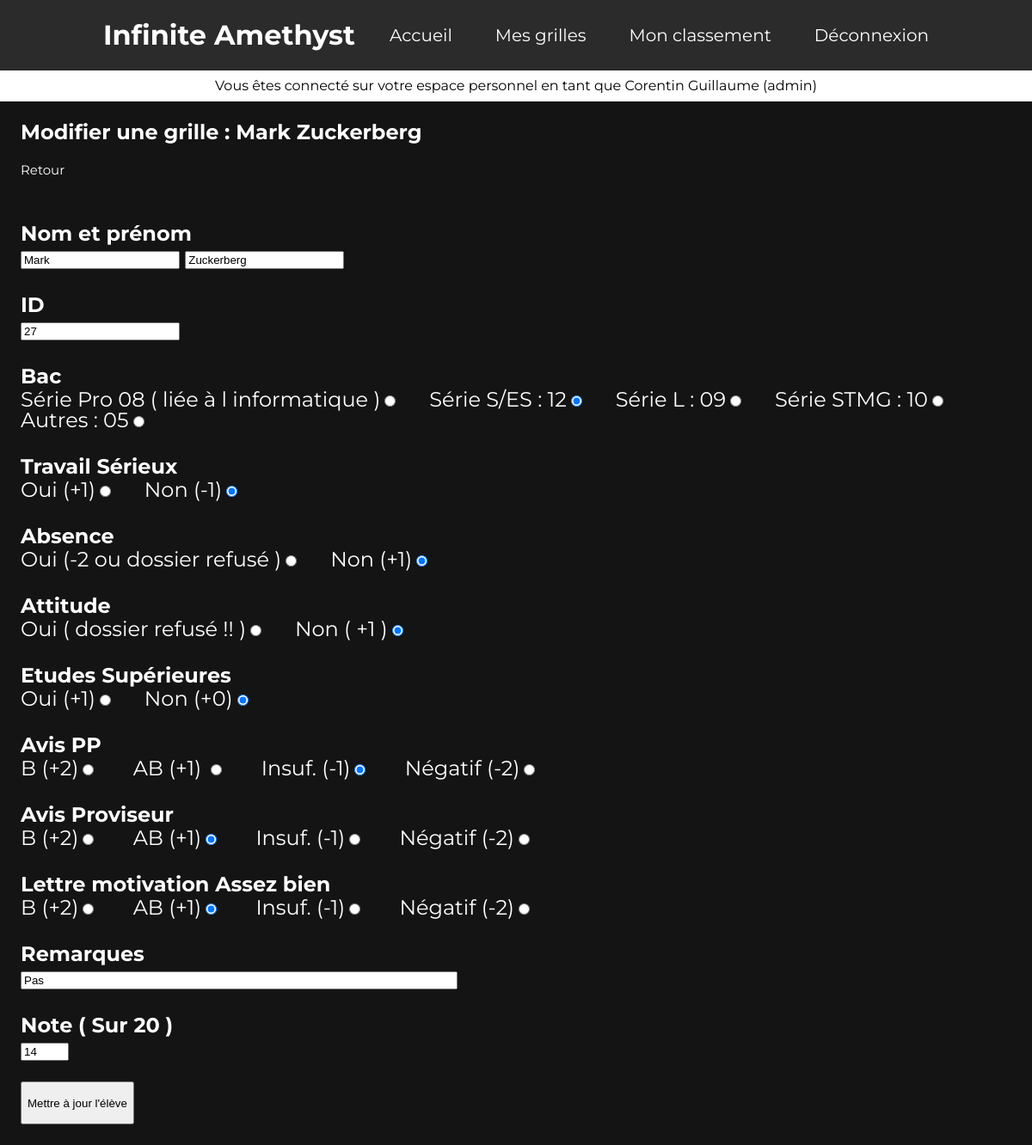
The app's page /modify-eleve?id=27 (signed in) with its own data.
### tables this page shows
CREATE TABLE `eleve` (
  `id` int NOT NULL COMMENT 'User ID',
  `nom` varchar(16) NOT NULL,
  `prenom` varchar(16) NOT NULL,
  `bac` varchar(26) NOT NULL COMMENT '0: bac pro\r\n1: s\r\n2: L\r\n3:STMG\r\n4: Autre',
  `travail` varchar(16) NOT NULL COMMENT 'true for yes, false for no',
  `absences` varchar(16) NOT NULL,
  `attitude` varchar(16) NOT NULL,
  `etudes` varchar(16) NOT NULL,
  `avis_pp` varchar(16) NOT NULL COMMENT '0: B\r\n1 : AB\r\n2: Insuf\r\n3: Negatif',
  `avis_prov` varchar(16) NOT NULL COMMENT '0: B\r\n1 : AB\r\n2: Insuf\r\n3: Negatif',
  `lettre` varchar(16) NOT NULL COMMENT '0: B\r\n1 : AB\r\n2: Insuf\r\n3: Negatif',
  `remarques` varchar(255) DEFAULT NULL,
  `note` int NOT NULL
);

### modify-eleve.php (the view, shortened to what this page needs)
<!DOCTYPE html>
<html lang="fr">
<head>
    <link rel="stylesheet" href="./css/reset.css">
    <link rel="stylesheet" href="./css/newGrille.css">
</head>
<body>
    <?php
    require_once('./connection.php');
    include('./homepages/prof/header.php');
    if (isset($_GET['id'])) {
        $id = $_GET['id'];
        $sql = "SELECT * FROM eleve WHERE id=:id";
        $res = $conn->prepare($sql);
        $res->execute(array(':id' => $id));
        $data = $res->fetchAll(PDO::FETCH_ASSOC);
        if ($data) {
            foreach ($data as $v) {
                $nom = $v["nom"];
                $prenom = $v["prenom"];
                $travail = $v["travail"];
                $bac = $v["bac"];
                $absences = $v["absences"];
                $attitude = $v["attitude"];
                $etudes = $v["etudes"];
                $avis_pp = $v["avis_pp"];
                $avis_prov = $v["avis_prov"];
                $lettre = $v["lettre"];
                $remarques = $v["remarques"];
                $note = $v["note"];
                $id = $v['id'];
                $complete_name = $v["prenom"] . " " . $v["nom"];
            }
        } else {
            header('location: ./make?action=see-accounts');
        }
    } else {
        header('location: ./make?action=see-table');
    }
    ?>
    <div class="menu">
        <b>Modifier une grille :
            <?php echo $complete_name ?>
        </b>
        <a href="../make?action=see-table">Retour</a>
        <form action="./submit-eleve" method="POST">
            <div class="container">
                <div class="title">
                    <p>Nom et prénom</p>
                    <input type="text" <?php echo "value={$prenom}"; ?> placeholder="Prénom" name="surname">
                    <input type="text" <?php echo "value={$nom}"; ?> placeholder="Nom" name="name">
                </div>
                <div class="title">
                    <p>ID</p>
                    <input type="text" placeholder="ID" name="id" <?php echo "value={$id}"; ?> readonly>
                </div>
                <div class="title">
                    <p>Bac</p>
                    <?php
                    if ($bac == 'Bac Pro') {
                        echo '<span>Série Pro 08 ( liée à l informatique )<input type="radio" value="Bac Pro" name="serieBac" id="" checked></span>';
                    } else {
                        echo '<span>Série Pro 08 ( liée à l informatique )<input type="radio" value="Bac Pro" name="serieBac" id=""></span>';
                    }
                    if ($bac == 'Bac S/ES') {
                        echo '<span>Série S/ES : 12<input type="radio" value="Bac S/ES" name="serieBac" id="" checked ></span>';
                    } else {
                        echo '<span>Série S/ES : 12<input type="radio" value="Bac S/ES" name="serieBac" id="" ></span>';
                    }
                    if ($bac == 'Bac L') {
                        echo '<span>Série L : 09<input type="radio" value="Bac L" name="serieBac" id=""></span> checked';
                    } else {
                        echo '<span>Série L : 09<input type="radio" value="Bac L" name="serieBac" id=""></span>';
                    }
                    if ($bac == 'Bac STMG') {
                        echo '<span>Série STMG : 10<input type="radio" value="Bac STMG" name="serieBac" id="" checked></span>';
                    } else {
                        echo '<span>Série STMG : 10<input type="radio" value="Bac STMG" name="serieBac" id=""></span>';
                    }
                    if ($bac == 'Autre') {
                        echo '<span>Autres : 05<input type="radio" value="Autre" name="serieBac" id="" checked></span>';
                    } else {
                        echo '<span>Autres : 05<input type="radio" value="Autre" name="serieBac" id=""></span>';
                    }
                    ?>
                </div>
                <div class="title">
                    <p>Travail Sérieux</p>
                    <?php
                    if ($travail == 'Oui') {
                        echo '<span>Oui (+1)<input value="Oui" type="radio" name="travail" id="" checked ></span>';
                        echo '<span>Non (-1)<input value="Non" type="radio" name="travail"></span>';
                    } else {
                        echo '<span>Oui (+1)<input value="Oui" type="radio" name="travail" id=""  ></span>';
                        echo '<span>Non (-1)<input value="Non" type="radio" name="travail" checked></span>';
                    }
                    ?>
                </div>
                <div class="title">
                    <p>Absence</p>
                    <?php
                    if ($absences == 'Oui') {
                        echo '<span>Oui (-2 ou dossier refusé )<input type="radio" value="Oui" name="absence" checked id=""></span>';
                        echo '<span>Non (+1)<input type="radio" name="absence" value="Non" id=""></span>';
                    } else {
                        echo '<span>Oui (-2 ou dossier refusé )<input type="radio" value="Oui" name="absence"  id=""></span>';
                        echo '<span>Non (+1)<input type="radio" checked name="absence" value="Non" id=""></span>';
                    }
                    ?>
                </div>
                <div class="title">
                    <p>Attitude</p>
                    <?php
                    if ($attitude == 'Oui') {
                        echo '<span>Oui ( dossier refusé !! )<input checked type="radio" value="Oui" name="attitude" id=""></span>';
                        echo '<span>Non ( +1 )<input type="radio" name="attitude" value="Non" id=""></span>';
                    } else {
                        echo '<span>Oui ( dossier refusé !! )<input  type="radio" value="Oui" name="attitude" id=""></span>';
                        echo '<span>Non ( +1 )<input checked type="radio" name="attitude" value="Non" id=""></span>';
                    }
                    ?>
                </div>
                <div class="title">
                    <p>Etudes Supérieures</p>
                    <?php
                    if ($etudes == 'Oui') {
                        echo '<span>Oui (+1)<input type="radio" name="etudesSup" checked value="Oui" id=""></span>';
                        echo '<span>Non (+0)<input type="radio" name="etudesSup"value="Non" id=""></span>';
                    } else {
                        echo '<span>Oui (+1)<input type="radio" name="etudesSup" value="Oui" id=""></span>';
                        echo '<span>Non (+0)<input type="radio" name="etudesSup" checked value="Non" id=""></span>';
                    }
                    ?>
                </div>
                <div class="title">
                    <p>Avis PP</p>
                    <span>B (+2)<input value="Bien" <?php if ($avis_pp == 'Bien') {
                                                        echo 'checked';
                                                    } ?> type="radio" name="avisPP" id=""></span>
                    <span>AB (+1) <input type="radio" value="Assez bien" <?php if ($avis_pp == 'Assez bien') {
                                                                            } ?> name="avisPP" id=""></span>
                    <span>Insuf. (-1)<input type="radio" name="avisPP" <?php if ($avis_pp == 'Insuf.') {
                                                                            echo 'checked';
                                                                        } ?> value="Insuf." id=""></span>
                    <span>Négatif (-2)<input type="radio" name="avisPP" <?php if ($avis_pp == 'Négatif') {
                                                                            echo 'checked';
                                                                        }
                                                                        ?> value="Négatif" id=""></span>
                </div>
                <div class="title">
                    <p>Avis Proviseur</p>
                    <span>B (+2)<input type="radio" value="Bien" <?php if ($avis_prov == 'Bien') {
                                                                        echo 'checked';
                                                                    } ?> name="avisProv" id="avisProv"></span>
                    <span>AB (+1)<input value="Assez bien" <?php if ($avis_prov == 'Assez bien') {
                                                                echo 'checked';
                                                            } ?> type="radio" name="avisProv" value="2" id=""></span>
                    <span>Insuf. (-1)<input type="radio" <?php if ($avis_prov == 'Insuf.') {
                                                                echo 'checked';
                                                            } ?> name="avisProv" value="Insuf." id=""></span>
                    <span>Négatif (-2)<input type="radio" <?php if ($avis_prov == 'Négatif') {
                                                                echo 'checked';
                                                            } ?> name="avisProv" value="Négatif" id=""></span>
                </div>
                <div class="title">
                    <p>Lettre motivation
                        <?php echo $lettre ?>
                    </p>
                    <span>B (+2)<input value="Bien" <?php if ($lettre == 'Bien') {
                                                        echo 'checked';
                                                    } ?> type="radio" name="lettreMotiv" id=""></span>
                    <span>AB (+1)<input type="radio" value="Assez bien" type="radio" name="lettreMotiv" <?php
                                                                                                        if ($lettre == 'Assez bien') {
                                                                                                            echo 'checked';
                                                                                                        } ?> id=""></span>
                    <span>Insuf. (-1)<input type="radio" <?php if ($lettre == 'Insuf.') {
                                                                echo 'checked';
                                                            } ?> name="lettreMotiv" value="Insuf." id=""></span>
                    <span>Négatif (-2)<input type="radio" value="Négatif" <?php if ($lettre == 'Négatif') {
                                                                                echo 'checked';
                                                                            }
                                                                            ?> type="radio" name="lettreMotiv" id=""></span>
                </div>
                <div class="title">
                    <p>Remarques</p>
                    <input id="txt1" type="text" placeholder="Remarques" name="remarques" <?php echo
                                                                                            "value={$remarques}"; ?>>
                </div>
                <div class="title">
                    <p>Note ( Sur 20 )</p>
                    <input type="number" id="note" name="note" min="0" max="20" <?php echo "value={$note}"; ?>>
                </div>
                <div class="button">
                    <button type="submit" name="submit">Mettre à jour l'élève</button>
                </div>
        </form>
    </div>
</body>
</html>

### css/newGrille.css (style rules this page uses)
body { background-color: #141414; font-family: 'Montserrat', sans-serif; box-sizing: border-box; margin: 0; padding: 0; }
li, a, .logo { font-size: 16px; color: white; text-decoration: none; }
.menu b { font-size: 2vw; font-weight: 700; color: white; margin: 2vw 2vw; display: flex; }
.menu a { margin: 2vw 2vw; font-size: 1.25vw; }
.container { margin: 2vw 2vw; font-size: 1.25vw; color: white; }
.container .title p { font-size: 2vw; padding-bottom: 0.25vw; padding-top: 2.5vw; font-weight: 700; }
.container .title span { padding-right: 3vw; }
.button { padding-top: 2vw; }
#txt1 { width:500px }
.container .button button { height: 50px; }
@media only screen and (max-width: 1500px) { .right .container .glance, .title, .checkup { font-size: 2vw; } }

### css/styleMain.css (style rules this page uses)
body { background-color: #141414; font-family: 'Montserrat', sans-serif; box-sizing: border-box; margin: 0; padding: 0; }
li, a, .logo { font-size: 13px; color: white; text-decoration: none; }

### records on screen
eleve: complete_name "Mark Zuckerberg", surname "Mark", name "Zuckerberg", id "27", avis_pp "☑", avis_prov "☑", lettre "Assez bien", lettre "☑", note "14"

### other values on screen
$_SESSION['complete-name'] "Corentin Guillaume"
$role "admin"
